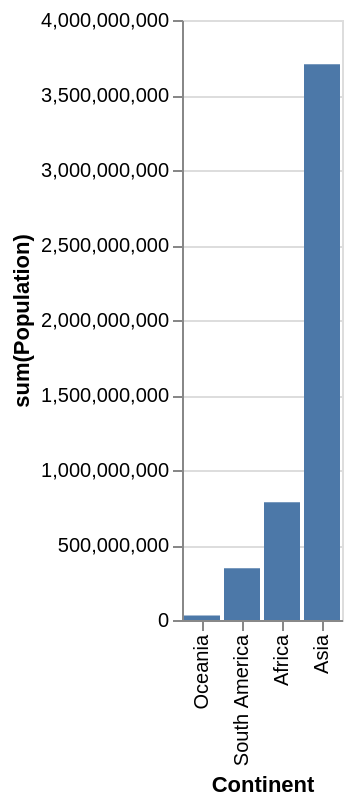

The specification (Vega-Lite) saved for this image:
### Vega-Lite specification from a JSON file in a GitHub repository (floating-point values rounded to 4 significant figures)
{"data": {"values": [{"x_data": "Oceania", "y_data": 30401150}, {"x_data": "South America", "y_data": 345780000}, {"x_data": "Africa", "y_data": 784475000}, {"x_data": "Asia", "y_data": 3705025700}]}, "mark": "bar", "encoding": {"x": {"field": "x_data", "type": "nominal", "title": "Continent", "sort": {"op": "sum", "field": "y_data", "order": "ascending"}}, "y": {"field": "y_data", "type": "quantitative", "title": "sum(Population)"}}}
